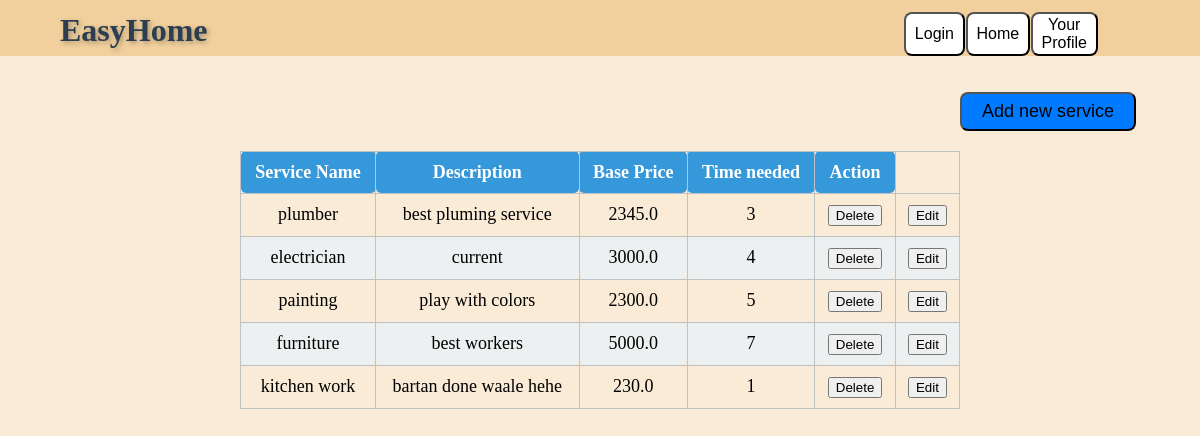
The app's page /service with its own data.
### app.py (models this page shows, shortened)
class Services(db.Model):
    service_id= db.Column(db.Integer, primary_key = True)
    service_name= db.Column(db.String(50)  )
    service_desc= db.Column(db.String(200) )
    service_b_price= db.Column(db.Float() ,nullable= False)
    time_required =db.Column(db.String,  nullable=False)

### app.py (the view)
@app.route("/service", methods=['POST', 'GET'])
def service():
    serv=Services.query.all()
    del1= request.form.get("del")
    edit1=request.form.get("edit1")
    print(del1)
    if del1:
        service1= Services.query.get(del1)
        if service1:
            print(service1)
            db.session.delete(service1)
            db.session.commit()
    if edit1:
        service1= Services.query.get(edit1)
        if service1:
            flag2=service1.service_id
            return redirect(f"/service/{flag2}" )
            print(service1.service_name)
    return render_template("service.html",serv=serv)

### templates/service.html (shortened to what this page needs)
{% extends "common.html" %}
{% block body %}
<div  style="height: 5%; margin-top: 3%; padding-left: 80%;" > <button style="padding: 7px 20px; font-size: 18px; border-radius: 8px; background-color: #007bff; cursor: pointer;" onclick="location.href='/service/add';">
     Add new service </button></div>
<table>
    <thead>
        <tr>
            <th>Service Name</th>
            <th>Description</th>
            <th>Base Price</th>
            <th>Time needed</th>
            <th>Action</th>
        </tr>
    </thead>
    <tbody>
    {% for service in serv %}
    <tr>
      <td> {{service.service_name}}</td>
      <td> {{service.service_desc}}</td>
      <td> {{service.service_b_price}}</td>
      <td> {{service.time_required}}</td>
      <td><form action="/service" method="POST">
        <button name="del" value="{{service.service_id}}" type="submit">Delete</button></td>
      <td><form action="/service" method="POST">
        <button name="edit1" value="{{service.service_id}}" type="submit">Edit</button></td>
       </tr>
{% endfor %}
    </tbody>
</table>
</body>
</html>
{% endblock %}

### templates/service.html (style rules this page uses)
body, h1, p, form { margin: 0; padding: 0; box-sizing: border-box; background: antiquewhite; }
table { width: 60%; margin: 20px auto; border-collapse: collapse; font-size: 18px; }
table, th, td { border: 1px solid #bdc3c7; }
th { background-color: #3498db; color: white; padding: 10px; font-weight: bold; }
td { padding: 10px; text-align: center; }
tr:nth-child(even) { background-color: #ecf0f1; }
td, th { border-radius: 5px; }

### templates/common.html (style rules this page uses)
body, html { margin: 0; padding: 0; box-sizing: border-box; background: antiquewhite; }

### records on screen
Services: service_name "plumber", service_desc "best pluming service", service_b_price "2345.0", time_required "3", {{ service.service_id }} 1 (drawn)
Services: service_name "electrician", service_desc "current", service_b_price "3000.0", time_required "4"
Services: service_name "painting", service_desc "play with colors", service_b_price "2300.0", time_required "5", {{ service.service_id }} 6 (drawn)
Services: service_name "furniture", service_desc "best workers", service_b_price "5000.0", time_required "7", {{ service.service_id }} 12 (drawn)
Services: service_name "kitchen work", service_desc "bartan done waale hehe", service_b_price "230.0", time_required "1", {{ service.service_id }} 13 (drawn)
